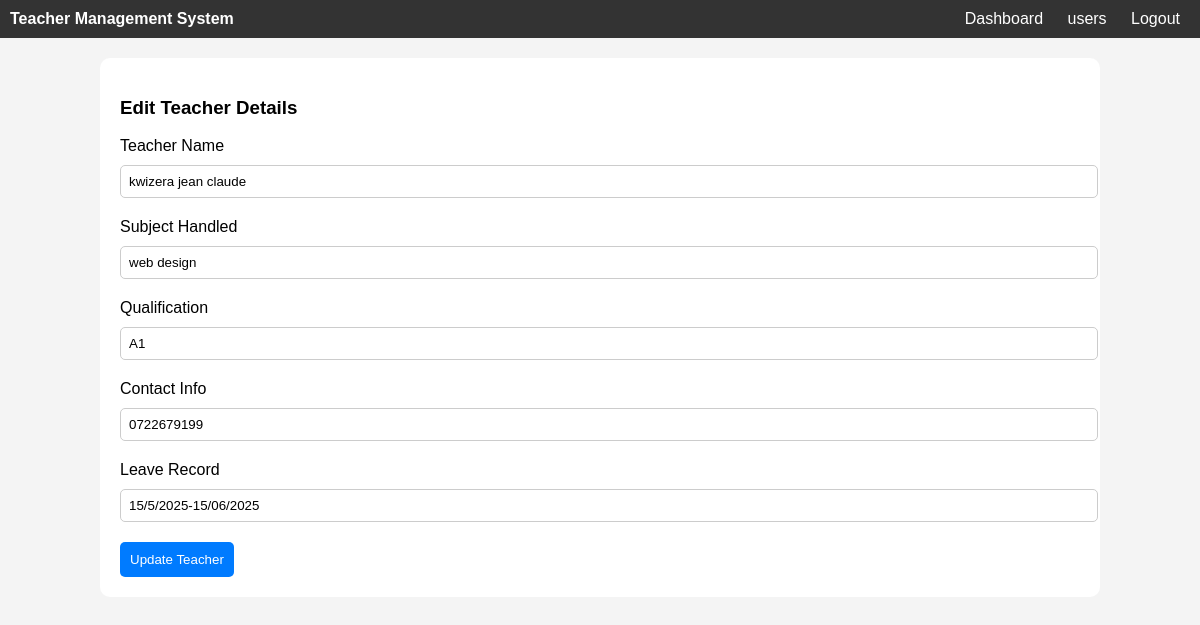
Screenshot of /edit_teacher/1/ with the database file from the repository.
### tms/models.py (models this page shows, shortened)
class Teacher(models.Model):
    tname = models.CharField(max_length=100)
    subject = models.CharField(max_length=100)
    qualification = models.CharField(max_length=100, blank=True)
    contact = models.CharField(max_length=100, blank=True)
    leave_record = models.CharField(max_length=50, blank=True)

### tms/views.py (the view, shortened to what this page needs)
# urls.py: path('edit_teacher/<int:id>/', views.edit_teacher, name='edit_teacher'),
def edit_teacher(request, id):
    teacher = Teacher.objects.get(id=id)
    return render(request, "edit_teacher.html", {"teacher": teacher})

### tms/templates/edit_teacher.html (shortened to what this page needs)
<!DOCTYPE html>
<html>
<head>
  {% load static %}
  <link rel="stylesheet" href="{% static 'style.css' %}">
</head>
<body>
<div class="flex-nav">
  <div><strong>Teacher Management System</strong></div>
  <div>
    <a href="{% url 'dashboard' %}">Dashboard</a>
    <a href="{% url 'view_users' %}">users</a>
    <a href="{% url 'index' %}">Logout</a>
  </div>
</div>
<div class="container form-container">
  <h3>Edit Teacher Details</h3>
  <form action="{% url 'save_teacher' %}" method="POST">
    <label>Teacher Name</label>
    <input type="text" name="tname" value="{{ teacher.tname }}" required>
    <label>Subject Handled</label>
    <input type="text" name="subject" value="{{ teacher.subject }}" required>
    <label>Qualification</label>
    <input type="text" name="qualification" value="{{ teacher.qualification }}">
    <label>Contact Info</label>
    <input type="text" name="contact" value="{{ teacher.contact }}">
    <label>Leave Record</label>
    <input type="text" name="leave_record" value="{{ teacher.leave_record }}">
    <button type="submit">Update Teacher</button>
  </form>
</div>
</body>
</html>

### tms/static/style.css (style rules this page uses)
body { margin: 0; font-family: Arial, sans-serif; background-color: #f4f4f4; }
.container { width: 80%; margin: auto; padding: 20px; }
.flex-nav { display: flex; background-color: #333; padding: 10px; justify-content: space-between; color: #fff; }
.flex-nav a { color: white; margin: 0 10px; text-decoration: none; }
.form-container, .table-container { background: white; padding: 20px; margin-top: 20px; border-radius: 10px; }
input, select { display: block; width: 100%; padding: 8px; margin-top: 10px; margin-bottom: 20px; border-radius: 5px; border: 1px solid #ccc; }
button { background-color: #007bff; color: white; padding: 10px; border: none; border-radius: 5px; cursor: pointer; }

### rows the page displays
Teacher: tname "kwizera jean claude", subject "web design", qualification "A1", contact "0722679199", leave_record "15/5/2025-15/06/2025"
